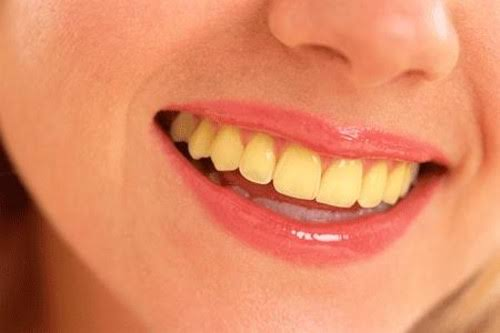
#> input picture cv/samples/input1.jpg, 500 x 333 px; its folder holds only this picture in this run
$ python -i veneer.py   (imports and definitions only)
#> lines starting #> are read from the running program, lines starting #| are printed output that depends on the picture
from pathlib import Path
import cv2
import numpy as np
import mediapipe as mp


# ============================================================
# Paths
# ============================================================

MODEL_PATH = (
    Path(__file__).resolve().parents[1]
    / "models"
    / "face_landmarker.task"
)


# MediaPipe lip landmark groups.
OUTER_LIPS = [
    61, 146, 91, 181, 84, 17, 314, 405, 321, 375,
    291, 409, 270, 269, 267, 0, 37, 39, 40, 185
]

INNER_LIPS = [
    78, 191, 80, 81, 82, 13, 312, 311, 310, 415,
    308, 324, 318, 402, 317, 14, 87, 178, 88, 95
]


# ============================================================
# Face landmarks
# ============================================================

def detect_face_landmarks(image):
    """Return MediaPipe face landmarks as pixel (x, y) tuples."""

    if image is None or image.size == 0:
        return None

    if not MODEL_PATH.exists():
        raise FileNotFoundError(
            f"Face landmarker model not found:\n{MODEL_PATH}"
        )

    mp_base = mp.tasks.BaseOptions
    mp_vision = mp.tasks.vision

    options = mp_vision.FaceLandmarkerOptions(
        base_options=mp_base(
            model_asset_path=str(MODEL_PATH)
        ),
        running_mode=mp_vision.RunningMode.IMAGE,
        num_faces=1,
        min_face_detection_confidence=0.5,
        min_face_presence_confidence=0.5,
        min_tracking_confidence=0.5,
    )

    rgb = cv2.cvtColor(image, cv2.COLOR_BGR2RGB)
    mp_image = mp.Image(
        image_format=mp.ImageFormat.SRGB,
        data=rgb
    )

    with mp_vision.FaceLandmarker.create_from_options(options) as landmarker:
        result = landmarker.detect(mp_image)

    if not result.face_landmarks:
        return None

    h, w = image.shape[:2]

    return [
        (int(round(p.x * w)), int(round(p.y * h)))
        for p in result.face_landmarks[0]
    ]


# ============================================================
# Mouth extraction
# ============================================================

# [1550 lines left out: functions get_mouth_region, create_veneer_mask, _fallback_teeth, extract_individual_teeth, _edge_points, _fit_shoulder_curve and 7 more, not called in this run]


# ============================================================
# Full pipeline
# ============================================================

def veneer_smile(
    image,
    intensity=85,
    return_debug=False
):
    landmarks = detect_face_landmarks(
        image
    )

    if landmarks is None:
        raise RuntimeError(
            "No face detected."
        )

    mouth, inner_mask, mouth_x, mouth_y = \
        get_mouth_region(
            image,
            landmarks
        )

    veneer_mask = create_veneer_mask(
        mouth,
        inner_mask
    )

    # Estimate the upper/lower boundary in mouth coordinates.
    mouth_center_y = mouth.shape[0] * 0.50

    result, restoration_mask, repair_mask, teeth = \
        create_veneer_surface(
            mouth,
            veneer_mask,
            intensity
        )

    teeth_debug = draw_teeth_debug(
        mouth,
        teeth
    )

    reconstruction_debug = \
        draw_reconstruction_debug(
            mouth,
            teeth,
            mouth_center_y
        )

    debug = {
        "mouth": mouth,
        "inner_mask": inner_mask,
        "veneer_mask": veneer_mask,
        "shape_mask": veneer_mask,
        "restoration_mask": restoration_mask,
        "repair_mask": repair_mask,
        "teeth_debug": teeth_debug,
        "reconstruction_debug": reconstruction_debug,
        "teeth": teeth,
        "tooth_surface_masks": [
            t.get("surface_mask", t["mask"])
            for t in teeth
        ],
        "landmarks": landmarks,
        "mouth_x": mouth_x,
        "mouth_y": mouth_y,
    }

    # IMPORTANT:
    # All veneer processing happens in the mouth crop, but the public
    # function must return a FULL-SIZE image.  The previous version
    # returned the mouth crop directly, which caused test_veneer.py
    # to report "Output dimensions differ from input".
    full_result = image.copy()

    mh, mw = result.shape[:2]
    H, W = image.shape[:2]

    y2 = min(mouth_y + mh, H)
    x2 = min(mouth_x + mw, W)

    crop_h = y2 - mouth_y
    crop_w = x2 - mouth_x

    if crop_h > 0 and crop_w > 0:
        full_result[
            mouth_y:y2,
            mouth_x:x2
        ] = result[
            :crop_h,
            :crop_w
        ]

    if not return_debug:
        return full_result

    debug["full_result"] = full_result

    return full_result, debug

>>> import cv2
>>> picture = cv2.imread('../samples/input1.jpg', cv2.IMREAD_GRAYSCALE)
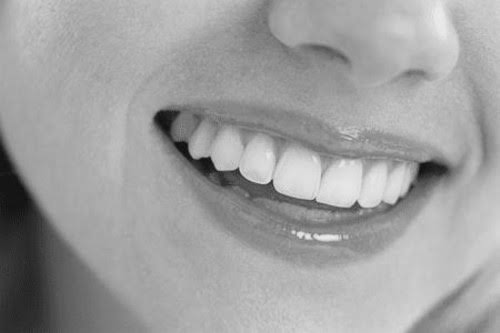
#> picture: shape (333, 500); min 8, max 236, mean 159.5
>>> result = veneer_smile(picture)
#> (the run stopped early here; a loop or call above may not have finished)

$ run again, on cv/samples/input10.jpg
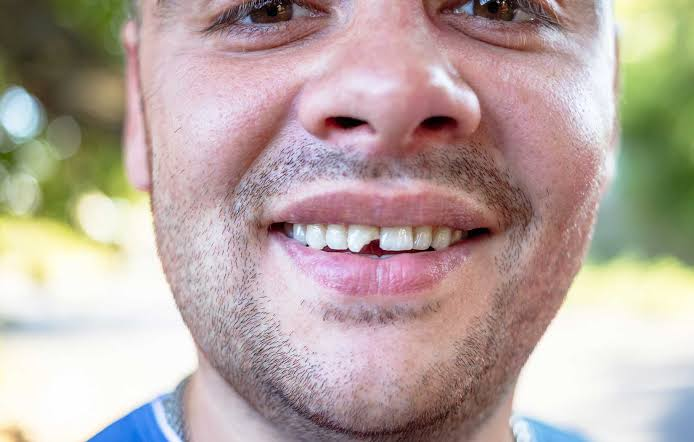
#> input picture cv/samples/input10.jpg, 694 x 442 px
#> `picture = cv2.imread('../samples/input1.jpg', cv2.IMREAD_GRAYSCALE)`:
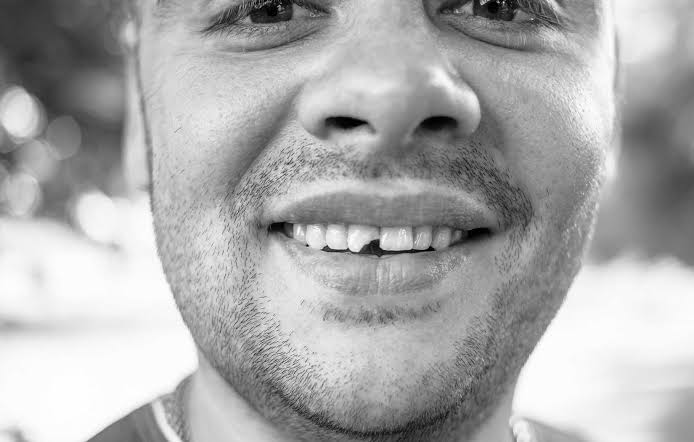
#> picture: shape (442, 694); min 0, max 255, mean 171.2

$ run again, on cv/samples/input11.jpg
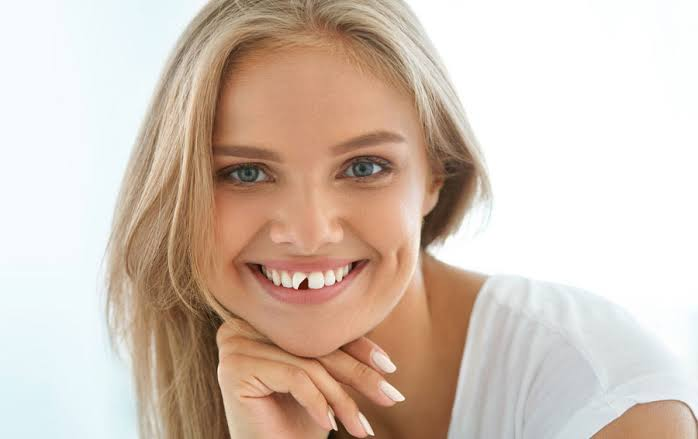
#> input picture cv/samples/input11.jpg, 698 x 439 px
#> `picture = cv2.imread('../samples/input1.jpg', cv2.IMREAD_GRAYSCALE)`:
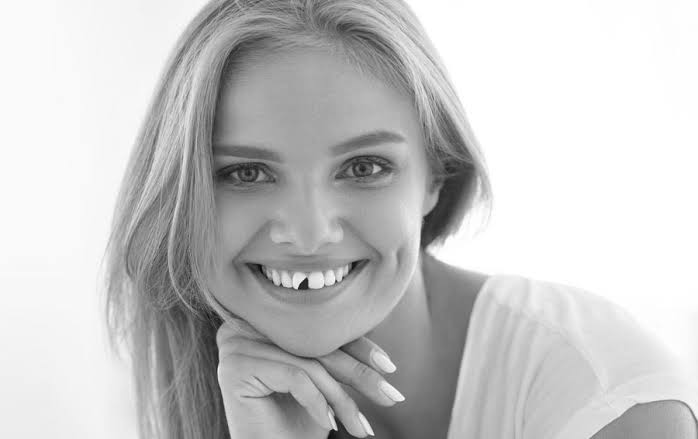
#> picture: shape (439, 698); min 8, max 255, mean 198.4

$ run again, on cv/samples/input2.jpg
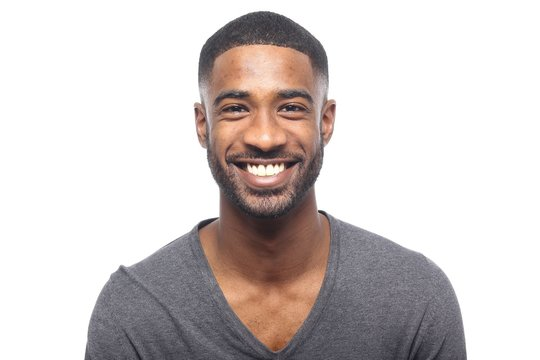
#> input picture cv/samples/input2.jpg, 540 x 360 px
#> `picture = cv2.imread('../samples/input1.jpg', cv2.IMREAD_GRAYSCALE)`:
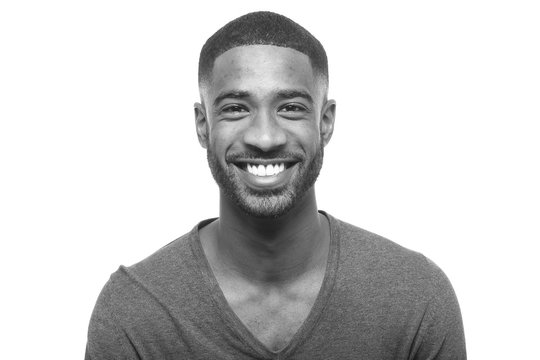
#> picture: shape (360, 540); min 20, max 255, mean 205.9
